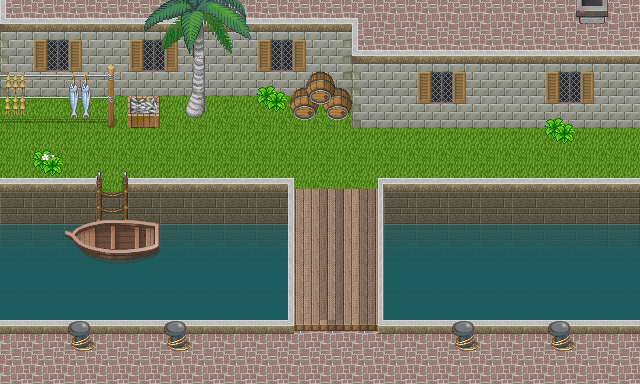

The image is a tile-based game level rendered from a .tmx file. Its description and source (layers, tilesets, objects; grid data summarised) follow:
An orthogonal 20x12 tile map with 32x32 px tiles, 3 tile layers (tile1, tile2, tile3).

<map version="1.0" orientation="orthogonal" renderorder="left-up" width="20" height="12" tilewidth="32" tileheight="32" nextobjectid="1">
 <tileset firstgid="1" name="a" tilewidth="32" tileheight="32" tilecount="424" columns="8">
  <image source="../images/tile1.png" width="256" height="1700" />
 </tileset>
 <layer name="tile1" width="20" height="12">
  <data>[240 cells, 240 non-empty, 20 distinct tile ids]</data>
 </layer>
 <layer name="tile2" width="20" height="12">
  <data>[240 cells, 93 non-empty, 21 distinct tile ids]</data>
 </layer>
 <layer name="tile3" width="20" height="12">
  <data>[240 cells, 51 non-empty, 46 distinct tile ids]</data>
 </layer>
</map>